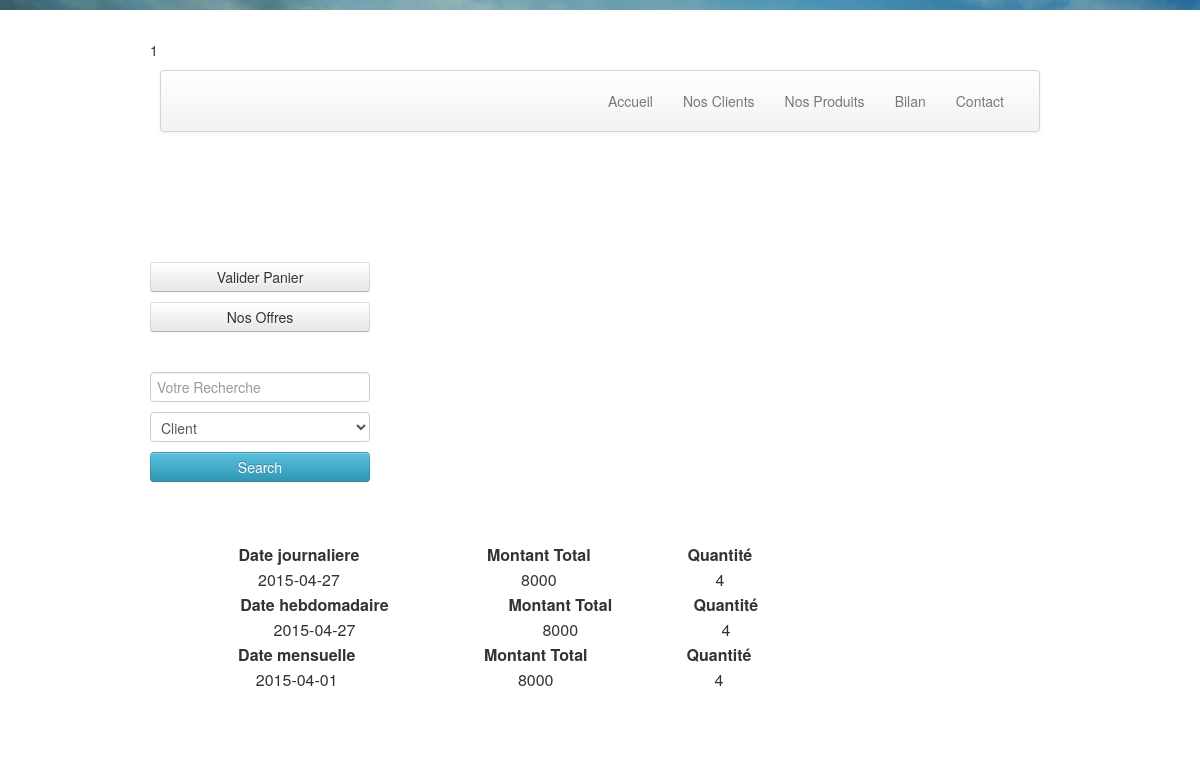
The page /bilan.php (signed in) on the database its author committed.
### tables this page shows
CREATE TABLE IF NOT EXISTS `bilan` (
  `ID_BILAN` int(11) NOT NULL AUTO_INCREMENT,
  `DATE_DEB_BILAN` date NOT NULL,
  `DATE_FIN_BILAN` date NOT NULL,
  `quantite_panier` int(11) NOT NULL,
  `montant_total` float NOT NULL,
  PRIMARY KEY (`ID_BILAN`),
  UNIQUE KEY `BILAN_PK` (`ID_BILAN`)
);

### bilan.php (the view, shortened to what this page needs)
<?php
require_once("header.php");
$req=mysql_query("Select b.date_deb_bilan,quantite_panier,montant_total from bilan as b INNER join journaliere as j on b.id_bilan=j.id_bilan");
if ($req) {
          echo"<table class='span8'>
          <tr>
            <th align='center'>Date journaliere</th>
            <th align='center'>Montant Total</th>
            <th align='center'>Quantité</th>
            </tr>";
    }
    else
    {
    					 die(mysql_error());
    }
     while($l= mysql_fetch_array($req)){
          echo"<tr>
              <td align='center'>".$l['date_deb_bilan']."</td>
              <td align='center'>".$l['montant_total']."</td>
              <td align='center'>".$l['quantite_panier']."</td>
            </tr>";
        }
                   echo " </table>";
 $req2=mysql_query("Select date_deb_bilan,montant_total,quantite_panier from bilan as b INNER join hebdomadaire as h on b.id_bilan=h.id_bilan");
if ($req2) {
          echo"<table class='span8'> <tr>
          <th align='center'>Date hebdomadaire</th>
            <th align='center'>Montant Total</th>
            <th align='center'>Quantité</th>
            </tr>";
          while($ll= mysql_fetch_array($req2)){
          echo"<tr>
              <td align='center'>".$ll['date_deb_bilan']."</td>
              <td align='center'>".$ll['montant_total']."</td>
              <td align='center'>".$ll['quantite_panier']."</td>
            </tr>
            ";}
                               echo " </table>";
        }
         else
    {
    					 die(mysql_error());
    }
            $req3=mysql_query("Select date_deb_bilan,montant_total,quantite_panier from bilan as b INNER join mensuelle as m on b.id_bilan=m.id_bilan");
if ($req3) {
          echo"<table class='span8'> <tr>
            <th align='center'>Date mensuelle</th>
            <th align='center'>Montant Total</th>
            <th align='center'>Quantité</th>
            </tr>";
          while($l3= mysql_fetch_array($req3)){
          echo"<tr>
              <td align='center'>".$l3['date_deb_bilan']."</td>
              <td align='center'>".$l3['montant_total']."</td>
              <td align='center'>".$l3['quantite_panier']."</td>
            </tr>
            ";
        }
                           echo " </table>";
    }
     else
    {
    					 die(mysql_error());
    }
?>

### style.css (style rules this page uses)
html { font-family: 'Roboto', sans-serif; background: url(image/fond.jpg); background-size: cover; background-repeat: no-repeat; }

### rows shown on the page
bilan: DATE_DEB_BILAN "2015-04-01", montant_total "8000", quantite_panier "4"

### other values the page prints
$_SESSION['id_Client'] "1"
$l['date_deb_bilan'] "2015-04-27"
$l['montant_total'] "8000"
$l['quantite_panier'] "4"
$ll['date_deb_bilan'] "2015-04-27"
$ll['montant_total'] "8000"
$ll['quantite_panier'] "4"
